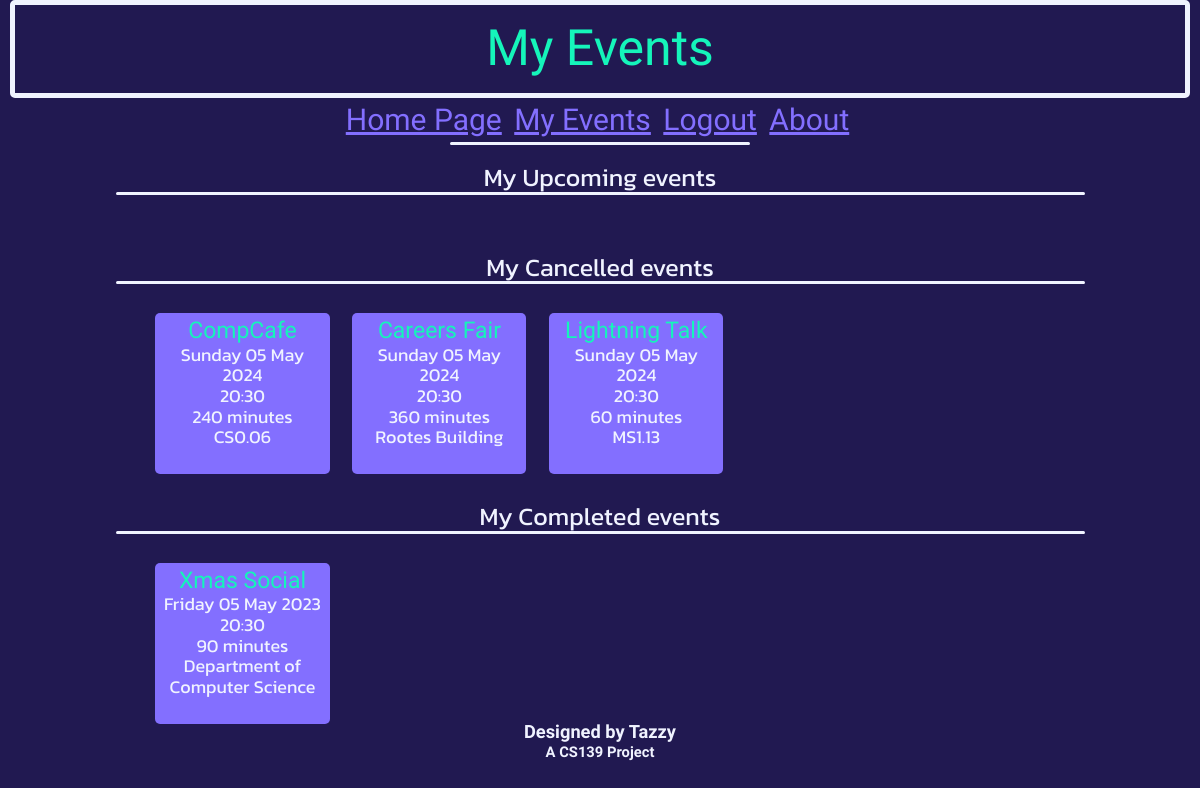
/myEvents (signed in), run on the app's committed database.
### db_definition.py (models this page shows, shortened)
class Event(db.Model):
    __tablename__ = "events"
    event_id = db.Column(db.Integer, primary_key = True)
    name = db.Column(db.String(20))
    dateTime = db.Column(db.DateTime)
    duration = db.Column(db.Integer) # Minutes
    capacity = db.Column(db.Integer)
    ticketsSold = db.Column(db.Integer)
    location = db.Column(db.String(50))

### eventbyte.py (the view)
@app.route('/myEvents')
def myEvents():
    if not current_user.is_authenticated:
        return redirect('/')
    updateTickets()
    completedEvents = db.session.query(Event).join(Ticket, Event.event_id == Ticket.event_id).where(Ticket.user_id == current_user.user_id).where(Ticket.status == "Completed")
    cancelledEvents = db.session.query(Event).join(Ticket, Event.event_id == Ticket.event_id).where(Ticket.user_id == current_user.user_id).where(Ticket.status == "Cancelled")
    upcomingEvents = db.session.query(Event).join(Ticket, Event.event_id == Ticket.event_id).where(Ticket.user_id == current_user.user_id).where(Ticket.status == "Upcoming")
    return render_template('boughtEventsView.html', completedEvents=completedEvents, cancelledEvents=cancelledEvents, upcomingEvents=upcomingEvents, currTime = datetime.datetime(datetime.MINYEAR, 1, 1))

### eventbyte.py (called while the page is built)
@loginManager.user_loader
def loadUser(user_id):
    return User.query.get(int(user_id))

def updateTickets():
    events = Event.query.all()
    for event in events:
        ticketNum = db.session.query(Ticket).where(Ticket.event_id == event.event_id, Ticket.status == "Upcoming").count()
        event.ticketsSold = ticketNum
        if event.dateTime <= datetime.datetime.now():
            tickets = db.session.query(Ticket).where(Ticket.event_id == event.event_id)
            for ticket in tickets:
                ticket.status = "Completed"
    db.session.commit()

### templates/boughtEventsView.html (shortened to what this page needs)
{% extends "base.html" %}
{% block heading %}
    <div class="title subtitle">
        My Events
    </div>
{% endblock %}
{% block content %}
    <br>
    <div id="allMyEvents" class="loginFlashes">
        <div id="upcomingEvents">
            My Upcoming events
            <div id="longUnderline"></div><br>
        </div><br>
        <div id="cancelledEvents">
            My Cancelled events
            <div id="longUnderline"></div><br>
            {% with events=cancelledEvents %}
                {% include "eventList.html" %}
            {% endwith %}
        </div><br>
        <div id="completedEvents">
            My Completed events
            <div id="longUnderline"></div><br>
            {% with events=completedEvents %}
                {% include "eventList.html" %}
            {% endwith %}
        </div><br>
    </div>
{% endblock %}

### templates/eventList.html (shortened to what this page needs)
<div id="eventsList">
    {% for event in events %}
        {% if event.dateTime > currTime %}
            <div class="event">
                <a href="/viewEvent?eventid={{event.event_id}}" style="text-decoration: none;"><span class="titleRef" style="font-size: 23px;">{{ event.name }}</span></a><br>
                {{ event.dateTime.strftime('%A') }} {{ event.dateTime.strftime('%d') }} {{ event.dateTime.strftime('%b') }} {{ event.dateTime.strftime('%Y') }}<br>
                {{ event.dateTime.strftime('%H') }}:{{ event.dateTime.strftime('%M') }}<br>
                {{ event.duration }} minutes<br>
                {{ event.location }}<br>
                {% if current_user.userClass == "super" %}
                    {{ event.capacity }} seats left<br><br>
                {% elif event.ticketsSold == event.capacity %}
                    <span style="color: red;"><strong>SOLD OUT</strong></span><br>
                {% elif (event.ticketsSold >= (0.95 * event.capacity)) %}
                    <span style="color: red;"><strong>TICKETS LOW</strong></span><br>{{event.capacity - event.ticketsSold}} tickets left.<br>
                {% else %}
                    <br>
                {% endif %}
            </div>
        {% endif %}
    {% endfor %}
</div>

### static/css/retro.css (style rules this page uses)
body { background-color: #211951; }
.title { margin: auto; width: 95%; border: #F0F3FF 5px solid; padding: 15px; font-family: 'Anta', serif; font-size: 70px; color: #15F5BA; border-radius: 5px; text-align: center; }
.subtitle { font-size: 50px; }
.loginFlashes { text-align: center; font-family: 'Kanit', sans-serif; font-weight: 400; font-style: normal; color: #F0F3FF; font-size: 25px; margin-left: 30px; margin-right: 30px; }
.titleRef { color: #15F5BA; font-family: 'Anta', serif; }
#eventsList { width: 80%; margin: auto; text-align: center; display:flex; font-family: 'Kanit', sans-serif; font-weight: 400; font-style: normal; font-size: 18px; color: #F0F3FF; }
.event { display:block; width: 18%; max-width: 18%; max-height: 10%; margin-left: 1.25%; margin-right: 1.25%; padding: 5px; border-radius: 5px; background-color: #836FFF; }
#longUnderline { margin: auto; width: 85%; border-bottom: 3px #F0F3FF solid; border-radius: 3px; }

### data on the page
Event: name "CompCafe", dateTime "Sunday", dateTime "05", dateTime "May", dateTime "2024", dateTime "20", dateTime "30", duration "240", location "CS0.06"
Event: name "Careers Fair", dateTime "Sunday", dateTime "05", dateTime "May", dateTime "2024", dateTime "20", dateTime "30", duration "360", location "Rootes Building"
Event: name "Lightning Talk", dateTime "Sunday", dateTime "05", dateTime "May", dateTime "2024", dateTime "20", dateTime "30", duration "60", location "MS1.13"
Event: name "Xmas Social", dateTime "Friday", dateTime "05", dateTime "May", dateTime "2023", dateTime "20", dateTime "30", duration "90", location "Department of Computer Science"
